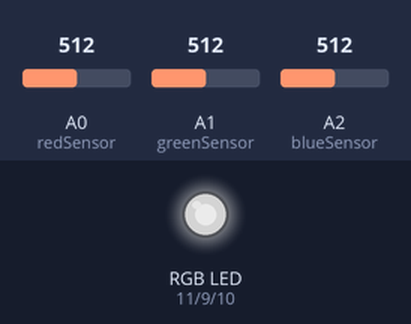
Recording of a sketch running on a simulated Arduino Uno, built with avr-gcc and run on an emulated ATmega328P. Shown: an RGB LED mixed from three pins (HIGH = lit). The inputs (shaded band) are chosen by the test bench; at power-on: A0 (redSensor) = 512, A1 (greenSensor) = 512, A2 (blueSensor) = 512. Dim RGB values are drawn brighter than linear; what the sketch prints to the serial monitor is not drawn.

Above: at 1.2 s.
1.3 s: A0 (redSensor) set to 411
At 2.8 s:
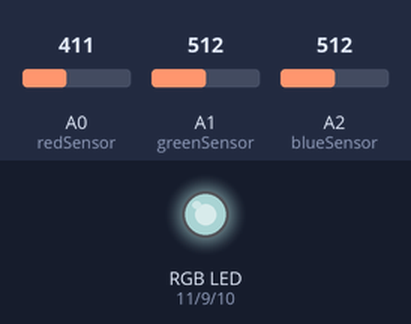
4.3 s: A0 (redSensor) set to 392
At 5.1 s:
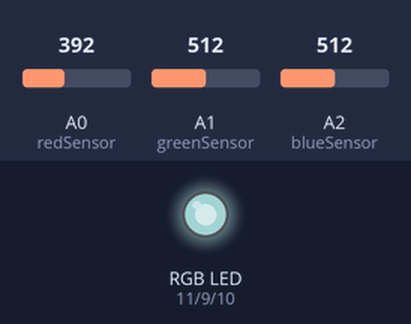
7.3 s: A1 (greenSensor) set to 415
At 8.1 s:
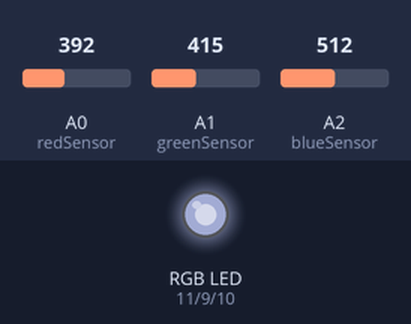
10.3 s: A1 (greenSensor) set to 385
At 11.1 s:
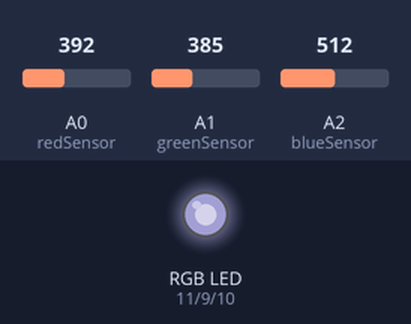
12.1 s: A2 (blueSensor) set to 413
At 12.5 s:
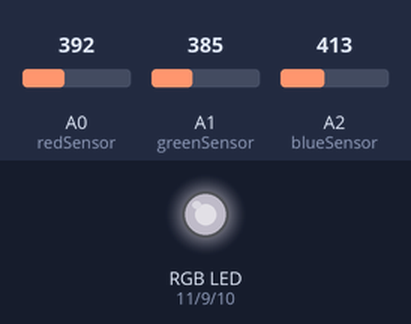
13.7 s: A2 (blueSensor) set to 381
At 15.0 s:
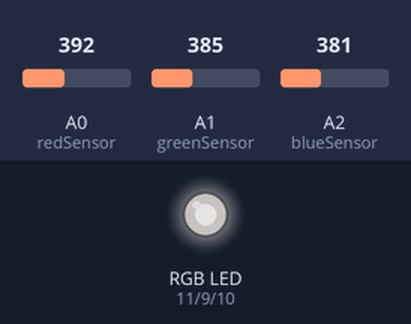
Timing chart, 0 to 16.3 s (numbered marks = the images above; inputs shaded):
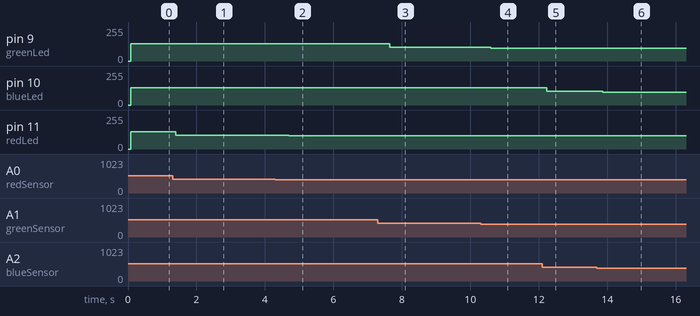

The sketch:

Project-04-RGB-LED.ino
```cpp
//Const I/O Pins
const int greenLed = 9;
const int blueLed = 10;
const int redLed = 11;

const int redSensor = A0;
const int greenSensor = A1;
const int blueSensor = A2;

//Vars for RGB outputs / inputs
int redValue = 0;
int greenValue = 0;
int blueValue = 0;

int redSensorValue = 0;
int greenSensorValue = 0;
int blueSensorValue = 0;

void setup(){

  //Open serial port - 9600 baud
  Serial.begin(9600);

  //Setup outputs
  pinMode(greenLed, OUTPUT);
  pinMode(blueLed, OUTPUT);
  pinMode(redLed, OUTPUT);

}


void loop(){

  //Read in sensor values
  redSensorValue = analogRead(redSensor);
  greenSensorValue = analogRead(greenSensor);
  blueSensorValue = analogRead(blueSensor);

  //Print readings
  Serial.print("Raw Sensor Values \t Red: ");
  Serial.print(redSensorValue);
  Serial.print("Raw Sensor Values \t Blue: ");
  Serial.print(blueSensorValue);
  Serial.print("Raw Sensor Values \t Green: ");
  Serial.print(greenSensorValue);

  //Set RGB output values
  redValue = redSensorValue/4;
  greenValue = greenSensorValue/4;
  blueValue = blueSensorValue/4;


  //Print outputs
  Serial.print("Mapped Sensor Values \t Red: ");
  Serial.print(redValue);
  Serial.print("\t Green: ");
  Serial.print(greenValue);
  Serial.print("\t Blue: ");
  Serial.print(blueValue);

  /*Set brightness using PWM
   * Pulse Width Modulation
   * Rapidly swap between HIGH / LOW output
   * % of time in HIGH -> Duty Cycle
   *
   * Sensor reads between 0-1023, OUTPUT takes value of 0-255
   * Convert by dividing by 4
   *
   * Set output using analogWrite()
   *
   * E.g. Value of 127 -> 50% Duty Cycle (On 50% of the time)
   */

  analogWrite(redLed, redValue);
  analogWrite(greenLed, greenValue);
  analogWrite(blueLed, blueValue);

  delay(250);


}
```

Measured:
- after the input at 1.3 s, pin 11 (redLed): 128/255 → 102/255 after 0.10 s
- after the input at 4.3 s, pin 11 (redLed): 102/255 → 98/255 after 0.39 s
- after the input at 7.3 s, pin 9 (greenLed): 128/255 → 103/255 after 0.35 s
- after the input at 10.3 s, pin 9 (greenLed): 103/255 → 96/255 after 0.30 s
- after the input at 12.1 s, pin 10 (blueLed): 128/255 → 103/255 after 0.14 s
- after the input at 13.7 s, pin 10 (blueLed): 103/255 → 95/255 after 0.17 s
